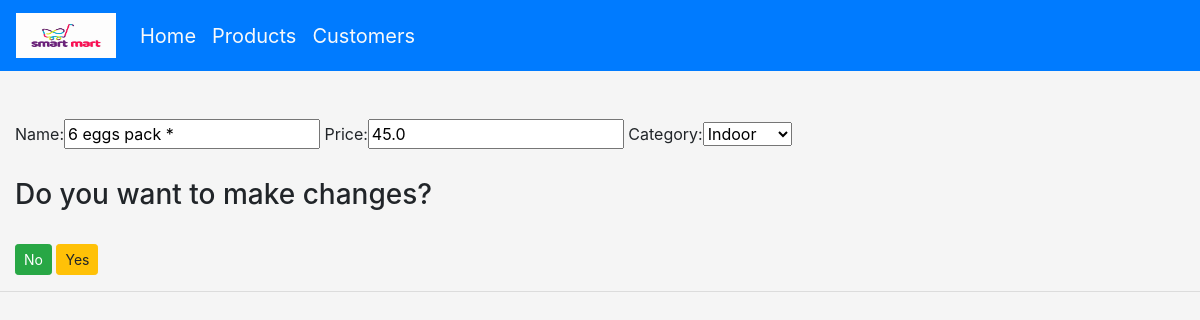
Page /updateproducts/1/ on the committed database.
### accounts/models.py (models this page shows, shortened)
class Product(models.Model):
    CATEGORY = (
        ('Indoor', 'Indoor'),
        ('Outdoor', 'Outdoor'),
    )
    name = models.CharField(max_length=200, null=True)
    price = models.FloatField(null=True)
    category = models.CharField(max_length=200, null=True, choices=CATEGORY)

### accounts/views.py (the view)
# urls.py: path('updateproducts/<str:pk>/',views.updateProduct,name='updateproducts'),
def updateProduct(request, pk):
    product = Product.objects.get(id=pk)
    form = ProductForm(instance=product)
    if request.method == "POST":
        form = ProductForm(request.POST, instance=product)
        if form.is_valid():
            form.save()
            return redirect('products')
    context = {'form': form}
    return render(request, 'accounts/update_products.html', context)

### accounts/forms.py
class ProductForm(ModelForm):
    class Meta:
        model = Product
        fields = '__all__'

### accounts/templates/accounts/update_products.html (shortened to what this page needs)
{% extends 'accounts/main.html' %}
{% block content %}
<br><br>
<form action="" method="POST">
    {{form}}
    <br><br>
    <h3>Do you want to make changes?</h3>
    <br>
    <a class="btn btn-sm btn-success"  href="{% url 'products' %}">No</a>
    <input class="btn btn-sm btn-warning" type="submit" name='Submit' value="Yes">
</form>
{% endblock %}

### accounts/templates/accounts/main.html (style rules this page uses)
body { background-color: whitesmoke; }

### accounts/templates/accounts/navbar.html (style rules this page uses)
a { font-size: 20px; }

### rows in the picture
Product: name "6 eggs pack *", price "45.0", category "Indoor"
